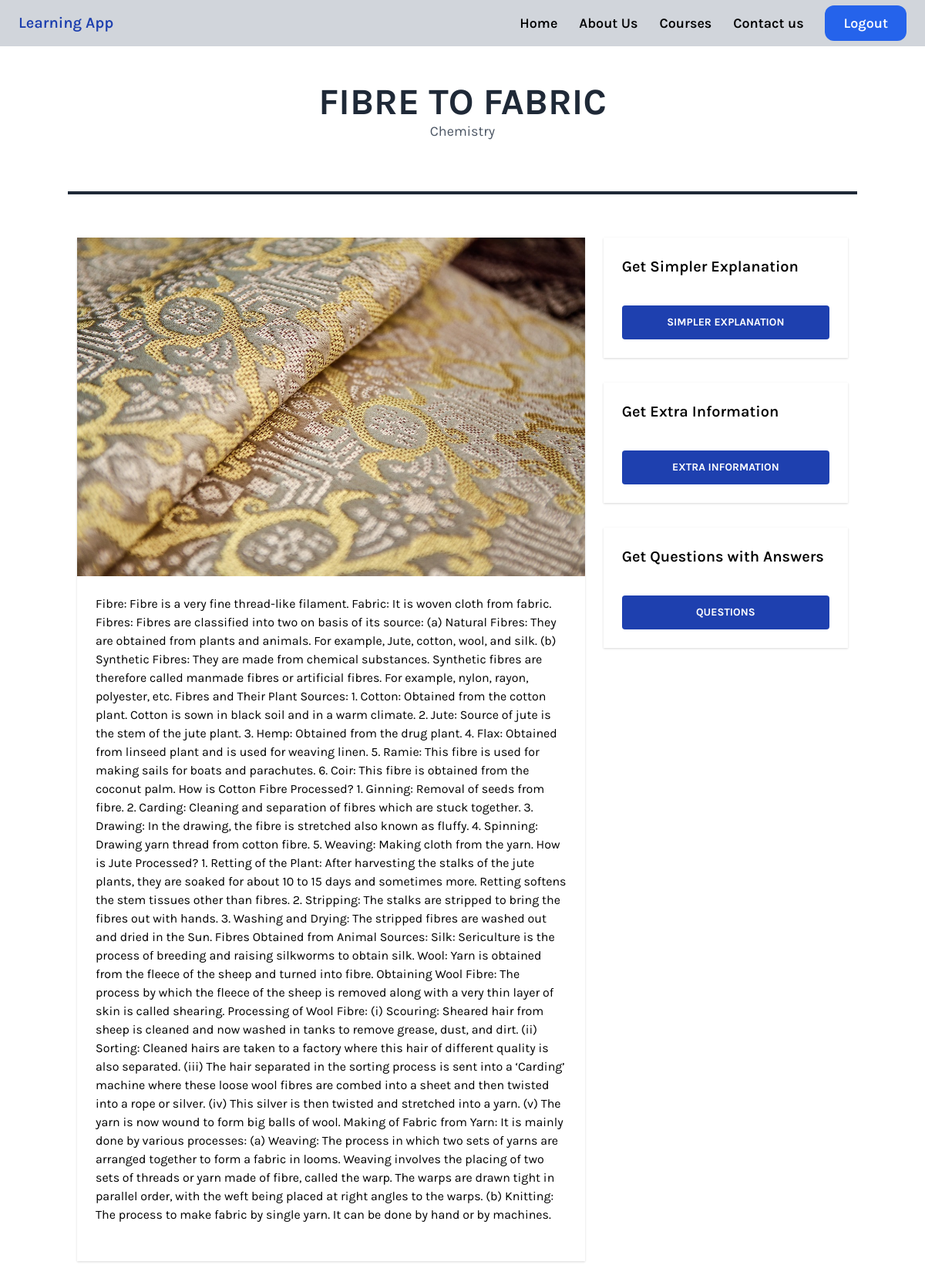
The page /chemistry/1/ on the database its author committed.
### chemistry/models.py (models this page shows, shortened)
class ChemistryContent(models.Model):
    title=models.CharField(max_length=100)
    image=models.ImageField(upload_to='chemistry/content-images/')
    content=models.TextField()

### chemistry/views.py (the view)
# urls.py: path('<int:pk>/',views.chemistry_chapter_detail,name="chemistry_detail")
def chemistry_chapter_detail(request, pk):
  if request.method == 'POST':
    data = json.loads(request.body)
    content = data.get('chapterContent')
    button_id = data.get('buttonID')
    processed_data = button_id
    if button_id == 'simpler explanation':
      processed_data = ask_openai(button=button_id,message=content)
    elif button_id == "extra information":
      processed_data = ask_openai(button=button_id,message=content)
    elif button_id == "5 question and answers with answers at the end. Make sure the questions are seperated by a line ":
      processed_data = ask_openai(button=button_id,message=content)
    return HttpResponse(processed_data, content_type='text/plain')
  else:
    item = get_object_or_404(ChemistryContent, pk=pk)
    return render(request, 'chemistry/chemistry_detail.html', {'item': item})

### chemistry/templates/chemistry/chemistry_detail.html (shortened to what this page needs)
<!DOCTYPE html>
<html lang="en">
  <head>
    <link
      href="https://cdnjs.cloudflare.com/ajax/libs/tailwindcss/2.2.19/tailwind.min.css"
      rel="stylesheet"
    />
  </head>
  <body class="bg-white font-family-karla">
    <div class="bg-gray-300">
      <nav class="py-4 px-6 flex justify-between items-center">
        <a href="/" class="text-xl font-semibold text-blue-800">Learning App</a>
        <div class="space-x-6">
          <a href="{% url '' %}" class="text-lg font-semibold hover:text-gray-500">Home</a>
          <a href="{% url 'about-us' %}" class="text-lg font-semibold hover:text-gray-500"
            >About Us</a
          >
          <a href="{% url 'dashboard' %}" class="text-lg font-semibold hover:text-gray-500"
            >Courses</a
          >
          <a href="{% url 'contact' %}" class="text-lg font-semibold hover:text-gray-500"
            >Contact us</a
          >
          <a
            href="{% url 'logout' %}"
            class="px-6 py-3 text-lg font-semibold bg-blue-600 text-white rounded-xl hover:bg-gray-700"
            >Logout</a
          >
        </div>
      </nav>
    </div>
    <header class="w-full container mx-auto">
      <div class="flex flex-col items-center py-12">
        <a
          class="font-bold text-gray-800 uppercase hover:text-gray-700 text-5xl"
          href="#"
        >
          {{item.title}}
        </a>
        <p class="text-lg text-gray-600">Chemistry</p>
      </div>
      <div class="border-t-4 border-gray-800 my-4"></div>
    </header>
    <div class="container mx-auto flex flex-wrap py-6">
      <section class="w-full md:w-2/3 flex flex-col items-center px-3">
        <article class="flex flex-col shadow my-4">
          <a href="#" class="hover:opacity-95">
            <img src="{{item.image.url}}" alt="chapter image">
          </a>
          <div class="bg-white flex flex-col justify-start p-6">
            <a href="#" class="pb-6" id="chapterContent"> {{item.content}}</a>
          </div>
        </article>
      </section>
      <aside class="w-full md:w-1/3 flex flex-col items-center px-3">
        <div class="w-full bg-white shadow flex flex-col my-4 p-6">
          <p class="text-xl font-semibold pb-5">Get Simpler Explanation</p>
          <aside>
            <button id="getSimplerExplanation" value="simpler-explanation" class="w-full bg-blue-800 text-white font-bold text-sm uppercase rounded hover:bg-blue-700 flex items-center justify-center px-2 py-3 mt-4">Simpler Explanation</button>
          </aside>
        </div>
        <div class="w-full bg-white shadow flex flex-col my-4 p-6">
          <p class="text-xl font-semibold pb-5">Get Extra Information</p>
          <aside>
            <button id="getExtraInfo" value="extra-information" class="w-full bg-blue-800 text-white font-bold text-sm uppercase rounded hover:bg-blue-700 flex items-center justify-center px-2 py-3 mt-4">Extra Information</button>
          </aside>
        </div>
        <div class="w-full bg-white shadow flex flex-col my-4 p-6">
          <p class="text-xl font-semibold pb-5">Get Questions with Answers</p>
          <aside>
            <button id="getQuestionsAndAnswers" value="question-answer" class="w-full bg-blue-800 text-white font-bold text-sm uppercase rounded hover:bg-blue-700 flex items-center justify-center px-2 py-3 mt-4">Questions</button>
          </aside>
        </div>
      </aside>
    </div>
  </body>
</html>

### chemistry/templates/chemistry/chemistry_detail.html (style rules this page uses)
.font-family-karla { font-family: karla; }

### rows shown on the page
ChemistryContent: title "FIBRE TO FABRIC", image (picture), content "Fibre: Fibre is a very fine thread-like filament. Fabric: It is woven cloth from fabric. Fibres: Fibres are classified into two on basis of its source: (a) Natural Fibres: They are obtained from plants and animals. For example, Jute, cotton, wool, and silk. (b) Synthetic Fibres: They are made from chemical substances. Synthetic fibres are therefore called manmade fibres or artificial fibres. For example, nylon, rayon, polyester, etc. Fibres and Their Plant Sources: 1. Cotton: Obtained from the cotton plant. Cotton is sown in black soil and in a warm climate. 2. Jute: Source of jute is the stem of the jute plant. 3. Hemp: Obtained from the drug plant. 4. Flax: Obtained from linseed plant and…"
